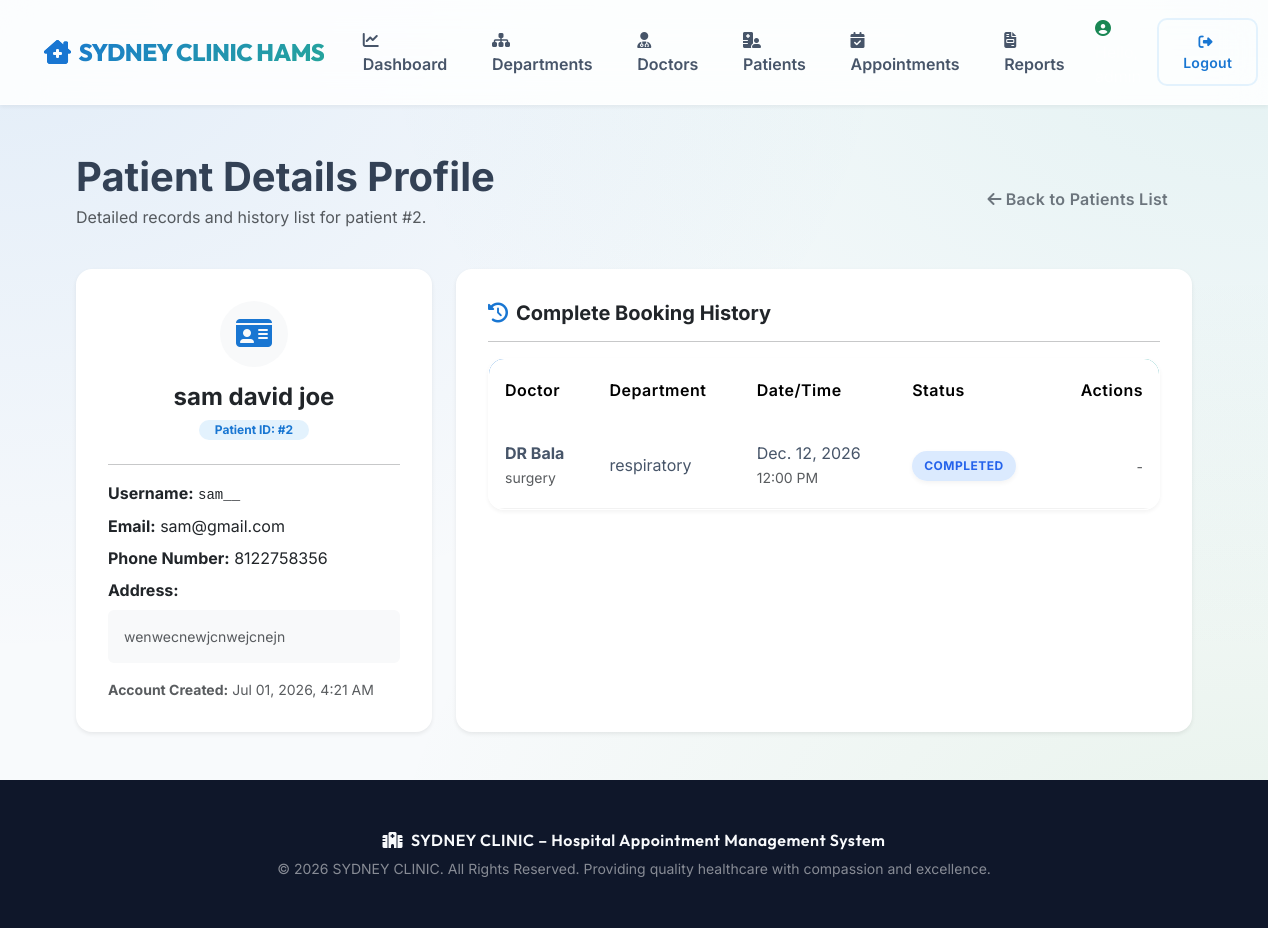
The page /admin-panel/patients/2/ (signed in) on the database its author committed.
### appointments/models.py (models this page shows, shortened)
class Patient(models.Model):
    GENDER_CHOICES = [
        ('Male', 'Male'),
        ('Female', 'Female'),
        ('Other', 'Other'),
    ]
    user = models.OneToOneField(User, on_delete=models.CASCADE, related_name='patient_profile')
    gender = models.CharField(max_length=10, choices=GENDER_CHOICES, default='Male')
    date_of_birth = models.DateField(null=True, blank=True)
    phone = models.CharField(max_length=15)
    address = models.TextField()

class Appointment(models.Model):
    STATUS_CHOICES = [
        ('Pending', 'Pending'),
        ('Approved', 'Approved'),
        ('Rejected', 'Rejected'),
        ('Completed', 'Completed'),
        ('Cancelled', 'Cancelled'),
    ]
    patient = models.ForeignKey(Patient, on_delete=models.CASCADE, related_name='appointments')
    doctor = models.ForeignKey(Doctor, on_delete=models.CASCADE, related_name='appointments')
    department = models.ForeignKey(Department, on_delete=models.CASCADE, related_name='appointments')
    appointment_date = models.DateField()
    appointment_time = models.TimeField()
    reason = models.TextField()
    status = models.CharField(max_length=20, choices=STATUS_CHOICES, default='Pending')
    admin_remarks = models.TextField(blank=True, default='')
    created_at = models.DateTimeField(auto_now_add=True)

class Doctor(models.Model):
    STATUS_CHOICES = [
        ('Active', 'Active'),
        ('Inactive', 'Inactive'),
    ]
    full_name = models.CharField(max_length=100)
    specialization = models.CharField(max_length=100)
    department = models.ForeignKey(Department, on_delete=models.CASCADE, related_name='doctors')
    email = models.EmailField(unique=True)
    phone = models.CharField(max_length=15)
    qualification = models.CharField(max_length=150, blank=True, default='')
    experience = models.IntegerField(default=0)  # experience in years
    available_days = models.CharField(max_length=100, default='Monday, Tuesday, Wednesday, Thursday, Friday')
    available_time = models.CharField(max_length=50, default='09:00 - 17:00')
    consultation_fee = models.DecimalField(max_digits=10, decimal_places=2, default=0.0)
    status = models.CharField(max_length=10, choices=STATUS_CHOICES, default='Active')

class Department(models.Model):
    STATUS_CHOICES = [
        ('Active', 'Active'),
        ('Inactive', 'Inactive'),
    ]
    department_name = models.CharField(max_length=100, unique=True)
    description = models.TextField(blank=True, default='')
    status = models.CharField(max_length=10, choices=STATUS_CHOICES, default='Active')

### appointments/views.py (the view)
# urls.py: path('admin-panel/patients/<int:patient_id>/', views.admin_patient_detail, name='admin_patient_detail'),
@user_passes_test(admin_required, login_url='admin_login')
def admin_patient_detail(request, patient_id):
    patient = get_object_or_404(Patient, id=patient_id)
    appointments = Appointment.objects.filter(patient=patient).order_by('-appointment_date', '-appointment_time')
    return render(request, 'admin/patient_detail.html', {'patient': patient, 'appointments': appointments})

### appointments/views.py (called while the page is built)
def admin_required(user):
    return user.is_authenticated and user.is_staff

### templates/admin/patient_detail.html (shortened to what this page needs)
{% extends 'base.html' %}
{% block content %}
<div class="row mb-4 align-items-center">
    <div class="col-md-8">
        <h1 class="fw-bold mb-1">Patient Details Profile</h1>
        <p class="text-muted">Detailed records and history list for patient #{{ patient.id }}.</p>
    </div>
    <div class="col-md-4 text-md-end">
        <a href="{% url 'admin_manage_patients' %}" class="btn btn-outline-secondary">
            <i class="fa-solid fa-arrow-left me-1"></i>Back to Patients List
        </a>
    </div>
</div>
<div class="row g-4">
    <div class="col-lg-4">
        <div class="card border-0 shadow-sm rounded-4 p-3">
            <div class="card-body">
                <div class="text-center mb-4">
                    <span class="p-3 bg-light rounded-circle d-inline-block mb-3 text-teal" style="color: var(--primary-color);">
                        <i class="fa-solid fa-id-card fa-2x"></i>
                    </span>
                    <h4 class="fw-bold mb-1">{{ patient.user.get_full_name|default:patient.user.username }}</h4>
                    <span class="badge bg-teal-light text-teal rounded-pill px-3 py-1" style="background-color: var(--primary-light); color: var(--primary-color);">Patient ID: #{{ patient.id }}</span>
                </div>
                <hr>
                <div class="mt-3">
                    <p class="mb-2"><strong>Username:</strong> <code class="text-dark">{{ patient.user.username }}</code></p>
                    <p class="mb-2"><strong>Email:</strong> {{ patient.user.email }}</p>
                    <p class="mb-2"><strong>Phone Number:</strong> {{ patient.phone }}</p>
                    <p class="mb-2"><strong>Address:</strong></p>
                    <div class="p-3 bg-light rounded text-muted small">
                        {{ patient.address|linebreaksbr }}
                    </div>
                    <p class="mt-3 mb-0 text-muted small"><strong>Account Created:</strong> {{ patient.user.date_joined|date:"M d, Y, g:i A" }}</p>
                </div>
            </div>
        </div>
    </div>
    <div class="col-lg-8">
        <div class="card border-0 shadow-sm rounded-4 p-3 h-100">
            <div class="card-body">
                <h5 class="fw-bold mb-3"><i class="fa-solid fa-clock-rotate-left text-teal me-2" style="color: var(--primary-color);"></i>Complete Booking History</h5>
                <hr>
                <div class="table-responsive custom-table-container">
                    <table class="table custom-table table-hover align-middle">
                        <thead>
                            <tr>
                                <th>Doctor</th>
                                <th>Department</th>
                                <th>Date/Time</th>
                                <th>Status</th>
                                <th class="text-end">Actions</th>
                            </tr>
                        </thead>
                        <tbody>
                            {% if appointments %}
                                {% for appt in appointments %}
                                    <tr>
                                        <td>
                                            <div class="fw-bold">{{ appt.doctor.full_name }}</div>
                                            <small class="text-muted">{{ appt.doctor.specialization }}</small>
                                        </td>
                                        <td>{{ appt.department.department_name }}</td>
                                        <td>
                                            <div>{{ appt.appointment_date }}</div>
                                            <small class="text-muted">{{ appt.appointment_time|time:"g:i A" }}</small>
                                        </td>
                                        <td>
                                            {% if appt.status == 'Pending' %}
                                                <span class="badge-status badge-pending">Pending</span>
                                            {% elif appt.status == 'Approved' %}
                                                <span class="badge-status badge-approved">Approved</span>
                                            {% elif appt.status == 'Completed' %}
                                                <span class="badge-status badge-completed">Completed</span>
                                            {% else %}
                                                <span class="badge-status badge-cancelled">Cancelled</span>
                                            {% endif %}
                                        </td>
                                        <td class="text-end">
                                            <div class="btn-group btn-group-sm">
                                                {% if appt.status == 'Pending' %}
                                                    <a href="{% url 'admin_update_appointment_status' appt.id 'Approved' %}" class="btn btn-success" title="Approve">
                                                        <i class="fa-solid fa-check"></i>
                                                    </a>
                                                    <a href="{% url 'admin_update_appointment_status' appt.id 'Cancelled' %}" class="btn btn-danger btn-confirm" data-confirm-msg="Cancel appointment #{{ appt.id }}?" title="Cancel">
                                                        <i class="fa-solid fa-xmark"></i>
                                                    </a>
                                                {% else %}
                                                    <span class="text-muted small">-</span>
                                                {% endif %}
                                            </div>
                                        </td>
                                    </tr>
                                {% endfor %}
                            {% else %}
                                <tr>
                                    <td colspan="5" class="text-center py-4 text-muted">
                                        <i class="fa-solid fa-folder-open me-2 fa-lg"></i>No appointments booked by this patient.
                                    </td>
                                </tr>
                            {% endif %}
                        </tbody>
                    </table>
                </div>
            </div>
        </div>
    </div>
</div>
{% endblock %}

### static/css/style.css (style rules this page uses)
:root { --primary-color: #1976D2; --primary-hover: #1565C0; --primary-light: #E3F2FD; --secondary-color: #26A69A; --secondary-hover: #00897B; --accent-color: #4CAF50; --accent-hover: #43A047; --success-color: #10B981; --danger-color: #EF4444; --warning-color: #F59E0B; --info-color: #3B82F6; --light-bg: #F8FAFC; --white: #ffffff; --border-radius: 16px; --shadow-sm: 0 2px 4px rgba(0,0,0,0.05); --shadow-md: 0 8px 16px rgba(0,0,0,0.08); --shadow-lg: 0 20px 40px rgba(0,0,0,0.12); --glass-bg: rgba(255, 255, 255, 0.85); --glass-border: rgba(255, 255, 255, 0.6); --glass-blur: blur(20px); --gradient-primary: linear-gradient(135deg, #1976D2 0%, #26A69A 100%); --glow-primary: 0 0 20px rgba(25, 118, 210, 0.3); --glow-secondary: 0 0 20px rgba(38, 166, 154, 0.3); }
body { font-family: 'Inter', 'Outfit', -apple-system, BlinkMacSystemFont, "Segoe UI", Roboto, sans-serif; background: #F8FAFC; background-image: radial-gradient(at 0% 0%, hsla(211, 79%, 46%, 0.1) 0px, transparent 50%), radial-gradient(at 100% 0%, hsla(174, 62%, 40%, 0.1) 0px, transparent 50%), radial-gradient(at 100% 100%, hsla(122, 39%, 49%, 0.1) 0px, transparent 50%); background-attachment: fixed; color: #334155; min-height: 100vh; display: flex; flex-direction: column; }
.btn { border-radius: 10px; padding: 0.7rem 1.5rem; font-weight: 600; transition: all 0.3s ease; letter-spacing: 0.3px; border: none; }
.custom-table-container { border-radius: var(--border-radius); overflow: hidden; border: 1px solid var(--glass-border); box-shadow: var(--shadow-sm); background: var(--glass-bg); }
.custom-table { margin-bottom: 0; }
.custom-table thead { background: var(--gradient-primary); color: var(--white); }
.custom-table th { font-weight: 600; padding: 1.2rem 1rem; border-bottom: none; letter-spacing: 0.5px; }
.custom-table td { padding: 1.2rem 1rem; vertical-align: middle; border-bottom: 1px solid rgba(0,0,0,0.05); color: #475569; }
.custom-table tbody tr { transition: background-color 0.2s ease; }
.badge-status { padding: 0.6em 1em; border-radius: 50px; font-weight: 700; font-size: 0.75rem; text-transform: uppercase; letter-spacing: 0.5px; box-shadow: 0 2px 5px rgba(0,0,0,0.05); }
.badge-completed { background-color: #DBEAFE; color: #2563EB; }

### rows shown on the page
Patient: id "2", user.get_full_name "sam david joe", user.username "sam__", user.email "sam@gmail.com", phone "8122758356", address "wenwecnewjcnwejcnejn", user.date_joined "Jul 01, 2026, 4:21 AM"
Appointment: doctor.full_name "DR Bala", doctor.specialization "surgery", department.department_name "respiratory", appointment_date "Dec. 12, 2026", appointment_time "12:00 PM", status "COMPLETED"
